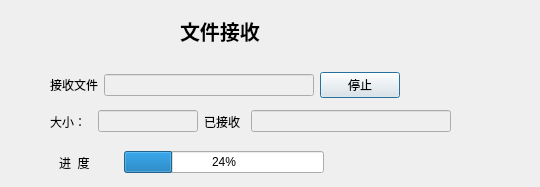
<?xml version="1.0" encoding="UTF-8"?>
<ui version="4.0">
 <class>FileCntDlg</class>
 <widget class="QDialog" name="FileCntDlg">
  <property name="geometry">
   <rect>
    <x>0</x>
    <y>0</y>
    <width>540</width>
    <height>187</height>
   </rect>
  </property>
  <property name="windowTitle">
   <string>Dialog</string>
  </property>
  <widget class="QLabel" name="label">
   <property name="geometry">
    <rect>
     <x>180</x>
     <y>0</y>
     <width>111</width>
     <height>61</height>
    </rect>
   </property>
   <property name="font">
    <font>
     <pointsize>15</pointsize>
     <weight>75</weight>
     <bold>true</bold>
    </font>
   </property>
   <property name="text">
    <string>文件接收</string>
   </property>
  </widget>
  <widget class="QWidget" name="layoutWidget">
   <property name="geometry">
    <rect>
     <x>50</x>
     <y>110</y>
     <width>401</width>
     <height>23</height>
    </rect>
   </property>
   <layout class="QHBoxLayout" name="horizontalLayout">
    <item>
     <widget class="QLabel" name="label_3">
      <property name="maximumSize">
       <size>
        <width>50</width>
        <height>16777215</height>
       </size>
      </property>
      <property name="text">
       <string>大小：</string>
      </property>
     </widget>
    </item>
    <item>
     <widget class="QLineEdit" name="rfileSizeLineEdit">
      <property name="enabled">
       <bool>false</bool>
      </property>
      <property name="maximumSize">
       <size>
        <width>100</width>
        <height>16777215</height>
       </size>
      </property>
     </widget>
    </item>
    <item>
     <widget class="QLabel" name="label_4">
      <property name="maximumSize">
       <size>
        <width>50</width>
        <height>16777215</height>
       </size>
      </property>
      <property name="text">
       <string>已接收</string>
      </property>
     </widget>
    </item>
    <item>
     <widget class="QLineEdit" name="recvSizeLineEdit">
      <property name="enabled">
       <bool>false</bool>
      </property>
      <property name="maximumSize">
       <size>
        <width>200</width>
        <height>16777215</height>
       </size>
      </property>
     </widget>
    </item>
   </layout>
  </widget>
  <widget class="QWidget" name="layoutWidget">
   <property name="geometry">
    <rect>
     <x>50</x>
     <y>150</y>
     <width>401</width>
     <height>25</height>
    </rect>
   </property>
   <layout class="QHBoxLayout" name="horizontalLayout_2">
    <item>
     <widget class="QLabel" name="label_5">
      <property name="maximumSize">
       <size>
        <width>50</width>
        <height>16777215</height>
       </size>
      </property>
      <property name="text">
       <string>进  度</string>
      </property>
     </widget>
    </item>
    <item>
     <widget class="QProgressBar" name="recvProgressBar">
      <property name="maximumSize">
       <size>
        <width>200</width>
        <height>16777215</height>
       </size>
      </property>
      <property name="value">
       <number>24</number>
      </property>
     </widget>
    </item>
    <item>
     <widget class="QLabel" name="rateLabel">
      <property name="maximumSize">
       <size>
        <width>100</width>
        <height>16777215</height>
       </size>
      </property>
      <property name="text">
       <string/>
      </property>
     </widget>
    </item>
   </layout>
  </widget>
  <widget class="QWidget" name="layoutWidget">
   <property name="geometry">
    <rect>
     <x>50</x>
     <y>70</y>
     <width>350</width>
     <height>30</height>
    </rect>
   </property>
   <layout class="QHBoxLayout" name="horizontalLayout_3">
    <item>
     <widget class="QLabel" name="label_2">
      <property name="text">
       <string>接收文件</string>
      </property>
     </widget>
    </item>
    <item>
     <widget class="QLineEdit" name="rfileNameLineEdit">
      <property name="enabled">
       <bool>false</bool>
      </property>
     </widget>
    </item>
    <item>
     <widget class="QPushButton" name="cntClosePushButton">
      <property name="text">
       <string>停止</string>
      </property>
     </widget>
    </item>
   </layout>
  </widget>
 </widget>
 <resources/>
 <connections/>
</ui>
